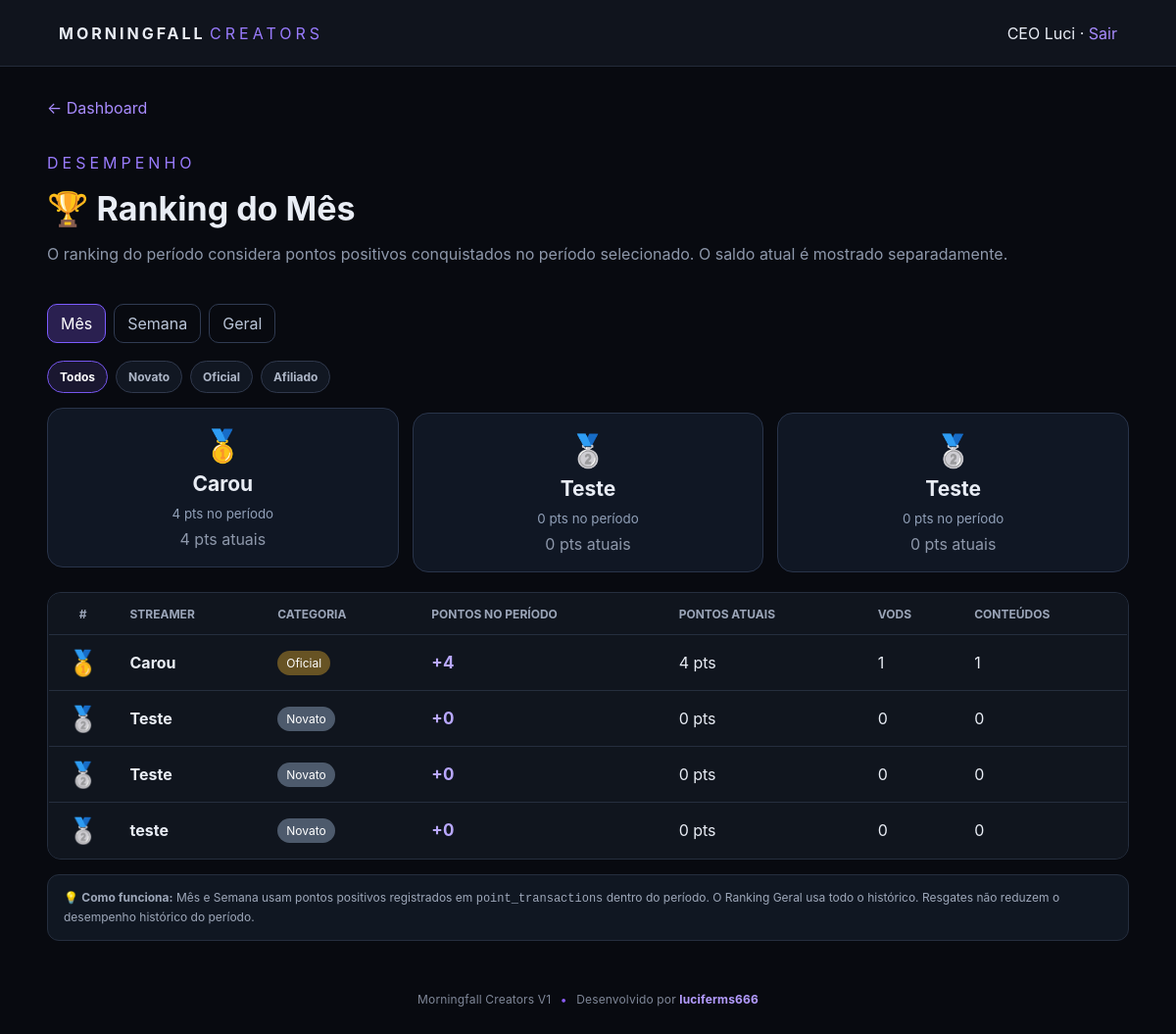
/admin/ranking.php (signed in), run on the app's committed database.
### tables this page shows
CREATE TABLE IF NOT EXISTS `streamers` (
  `id` int(10) UNSIGNED NOT NULL AUTO_INCREMENT,
  `name` varchar(120) NOT NULL,
  `discord` varchar(120) DEFAULT NULL,
  `discord_id` varchar(32) DEFAULT NULL,
  `discord_avatar` varchar(700) DEFAULT NULL,
  `platform` varchar(50) DEFAULT NULL,
  `channel_url` varchar(500) DEFAULT NULL,
  `category` enum('novato','oficial','afiliado') NOT NULL DEFAULT 'novato',
  `access_code` varchar(100) NOT NULL,
  `points` int(11) NOT NULL DEFAULT 0,
  `active` tinyint(1) NOT NULL DEFAULT 1,
  `joined_at` date DEFAULT NULL,
  `notes` text DEFAULT NULL,
  `webhook_url` varchar(500) DEFAULT NULL,
  `created_at` timestamp NULL DEFAULT current_timestamp(),
  `updated_at` timestamp NULL DEFAULT current_timestamp() ON UPDATE current_timestamp(),
  PRIMARY KEY (`id`),
  UNIQUE KEY `access_code` (`access_code`),
  KEY `idx_category` (`category`),
  KEY `idx_active` (`active`)
);

### admin/ranking.php (the view, shortened to what this page needs)
<?php
require_once '../config/database.php';
$category=trim((string)($_GET['category']??''));
$period=trim((string)($_GET['period']??'month'));
$allowedCat=['novato','oficial','afiliado'];
$where='WHERE s.active=1'; $params=[];
$monthStart=date('Y-m-01').' 00:00:00';
$weekStart=date('Y-m-d',strtotime('monday this week')).' 00:00:00';
$periodStart=$period==='month'?$monthStart:($period==='week'?$weekStart:'1970-01-01 00:00:00');
$sql="SELECT s.id,s.name,s.category,s.points,
 COALESCE((SELECT SUM(pt.points) FROM point_transactions pt WHERE pt.streamer_id=s.id AND pt.points>0 AND pt.created_at>=?),0) AS period_points,
 COALESCE((SELECT COUNT(*) FROM vods v WHERE v.streamer_id=s.id AND v.vod_date>=?),0) AS period_vods,
 COALESCE((SELECT COUNT(*) FROM content_submissions cs WHERE cs.streamer_id=s.id AND cs.status='approved' AND cs.submission_date>=?),0) AS period_submissions
 FROM streamers s $where
 ORDER BY period_points DESC, s.points DESC, s.name ASC";
$st=$pdo->prepare($sql);
$st->execute(array_merge([$periodStart,substr($periodStart,0,10),substr($periodStart,0,10)],$params));
$rows=$st->fetchAll();
$labels=['novato'=>'Novato','oficial'=>'Oficial','afiliado'=>'Afiliado'];
$title=$period==='month'?'Ranking do Mês':($period==='week'?'Ranking da Semana':'Ranking Geral');
?>
<!doctype html><html lang="pt-BR"><head><meta charset="utf-8"><meta name="viewport" content="width=device-width,initial-scale=1">
<title><?=htmlspecialchars($title)?> · Morningfall Creators</title><link rel="stylesheet" href="../assets/css/style.css">
</head>
<body><header class="topbar"><div><b>MORNINGFALL</b> <span>CREATORS</span></div><div><?=htmlspecialchars($_SESSION['staff_name']??'Staff')?> · <a href="../logout.php">Sair</a></div></header>
<main class="container"><a href="index.php">← Dashboard</a>
<div class="page-head"><div><p class="eyebrow">DESEMPENHO</p><h1>🏆 <?=htmlspecialchars($title)?></h1><p class="muted">O ranking do período considera pontos positivos conquistados no período selecionado. O saldo atual é mostrado separadamente.</p></div></div>
<div class="rank-tabs">
<?php foreach(['month'=>'Mês','week'=>'Semana','all'=>'Geral'] as $k=>$v):?><a class="<?=$period===$k?'active':''?>" href="?period=<?=$k?>&category=<?=urlencode($category)?>"><?=htmlspecialchars($v)?></a><?php endforeach;?>
</div>
<div class="ranking-filters"><a class="filter-chip <?=$category===''?'active':''?>" href="?period=<?=$period?>">Todos</a>
<?php foreach($allowedCat as $c):?><a class="filter-chip <?=$category===$c?'active':''?>" href="?period=<?=$period?>&category=<?=$c?>"><?=htmlspecialchars($labels[$c])?></a><?php endforeach;?>
</div>
<?php if(count($rows)>=1):?><div class="rank-hero">
<?php foreach(array_slice($rows,0,3) as $r):?><div class="rank-card <?=$r['rank']===1?'top1':''?>"><div class="medal"><?=['🥇','🥈','🥉'][$r['rank']-1]??'🏆'?></div><strong><?=htmlspecialchars($r['name'])?></strong><small><?=number_format((int)$r['period_points'],0,',','.')?> pts no período</small><div class="muted" style="margin-top:7px"><?=number_format((int)$r['points'],0,',','.')?> pts atuais</div></div><?php endforeach;?>
</div><?php endif;?>
<?php if(!$rows):?><div class="empty">Nenhum streamer encontrado.</div><?php else:?><div class="panel ranking-panel"><div class="table-wrap"><table class="ranking-table"><thead><tr><th>#</th><th>Streamer</th><th>Categoria</th><th>Pontos no período</th><th>Pontos atuais</th><th>VODs</th><th>Conteúdos</th></tr></thead><tbody>
<?php foreach($rows as $r):?><tr><td><span class="rank-number <?=$r['rank']<=3?'rank-top':''?>"><?=$r['rank']<=3?(['🥇','🥈','🥉'][$r['rank']-1]??$r['rank']):$r['rank']?></span></td><td><strong><?=htmlspecialchars($r['name'])?></strong></td><td><span class="badge <?=htmlspecialchars($r['category'])?>"><?=htmlspecialchars($labels[$r['category']]??$r['category'])?></span></td><td><strong class="rank-points">+<?=number_format((int)$r['period_points'],0,',','.')?></strong></td><td><?=number_format((int)$r['points'],0,',','.')?> pts</td><td><?=number_format((int)$r['period_vods'],0,',','.')?></td><td><?=number_format((int)$r['period_submissions'],0,',','.')?></td></tr><?php endforeach;?>
</tbody></table></div></div><?php endif;?>
<div class="ranking-note">💡 <strong>Como funciona:</strong> Mês e Semana usam pontos positivos registrados em <code>point_transactions</code> dentro do período. O Ranking Geral usa todo o histórico. Resgates não reduzem o desempenho histórico do período.</div>
</main><footer class="site-footer">Morningfall Creators V1 <span>•</span> Desenvolvido por <a href="https://discord.com/users/207712204890439680" target="_blank" rel="noopener noreferrer">luciferms666</a></footer></body></html>

### assets/css/style.css (style rules this page uses)
* { box-sizing:border-box }
body { margin:0;background:#080a10;color:#e9edf5;font-family:Inter,Arial,sans-serif }
a { color:#a98cff;text-decoration:none }
.topbar { height:68px;padding:0 5%;display:flex;align-items:center;justify-content:space-between;background:#10141d;border-bottom:1px solid #242b3a }
.topbar b { letter-spacing:3px }
.topbar span,.eyebrow { color:#9a7cff;letter-spacing:4px }
.container { width:min(1180px,92%);margin:32px auto }
.page-head,.profile-head { display:flex;align-items:center;justify-content:space-between;gap:20px;margin:20px 0 25px }
h1 { font-size:34px;margin:5px 0 10px }
.stat,.panel,.profile-head { background:#111722;border:1px solid #252e3e;border-radius:14px;padding:20px }
table { width:100%;border-collapse:collapse;background:#10151e;border:1px solid #252e3e;border-radius:12px;overflow:hidden }
th,td { padding:13px;border-bottom:1px solid #252e3e;text-align:left }
th { color:#9ba5b8;font-size:12px;text-transform:uppercase }
tr:last-child td { border-bottom:0 }
.badge { display:inline-block;padding:5px 9px;border-radius:20px;background:#303646;color:#fff;font-size:12px }
.badge.novato { background:#4d5a6c }
.badge.oficial { background:#675324 }
.muted { color:#8e98ab }
.table-wrap { overflow-x:auto;border-radius:12px }
.site-footer { width:100%;text-align:center;padding:20px 16px 28px;color:#7f8798;font-size:12px;letter-spacing:.15px }
.site-footer span { color:#8b5cf6;margin:0 6px }
.site-footer a { color:#b49cff;text-decoration:none;font-weight:700 }
.ranking-filters { display:flex;gap:8px;flex-wrap:wrap;margin:15px 0 18px }
.filter-chip { padding:8px 12px;border:1px solid #30394d;border-radius:999px;color:#aeb7c8;background:#111722;font-size:12px;font-weight:700 }
.filter-chip:hover,.filter-chip.active { border-color:#7656ee;color:#fff;background:#1a1730 }
.ranking-panel { padding:0;overflow:hidden }
.ranking-table th:first-child,.ranking-table td:first-child { width:70px;text-align:center }
.rank-number { font-weight:800;font-size:15px }
.rank-top { font-size:20px }
.rank-points { color:#b9a8ff }
.ranking-note { margin-top:15px;padding:14px 16px;background:#101722;border:1px solid #252e3e;border-radius:12px;color:#9ea8ba;font-size:12px;line-height:1.55 }

### admin/ranking.php (style rules this page uses)
.rank-hero { display:grid;grid-template-columns:repeat(3,1fr);gap:14px;margin:20px 0 }
.rank-card { background:rgba(17,24,39,.92);border:1px solid #29344a;border-radius:16px;padding:18px;text-align:center }
.rank-card.top1 { transform:translateY(-5px) }
.rank-card .medal { font-size:32px }
.rank-card strong { display:block;font-size:21px;margin:7px 0 }
.rank-card small { color:#91a0b8 }
.rank-tabs { display:flex;gap:8px;flex-wrap:wrap;margin:18px 0 }
.rank-tabs a { padding:9px 13px;border:1px solid #303b52;border-radius:10px;color:#b9c4d7;text-decoration:none }
.rank-tabs a.active { background:#2a2050;border-color:#7c5cff;color:#fff }
.rank-points { font-size:17px }
.rank-number { font-size:20px }
.rank-top { font-size:25px }

### data on the page
streamers: rank "🥇", name "Carou", period_points "4", points "4", category "Oficial", period_vods "1", period_submissions "1"
streamers: rank "🥈", name "Teste", period_points "0", points "0", category "Novato", period_vods "0", period_submissions "0"
streamers: rank "🥈", name "Teste", period_points "0", points "0", category "Novato", period_vods "0", period_submissions "0"
streamers: rank "🥈", name "teste", category "Novato", period_points "0", points "0", period_vods "0", period_submissions "0"

### other printed values
$_SESSION['staff_name'] "CEO Luci"
$title "Ranking do Mês"
$v "Mês"
$v "Semana"
$v "Geral"
$labels[$c] "Novato"
$labels[$c] "Oficial"
$labels[$c] "Afiliado"
